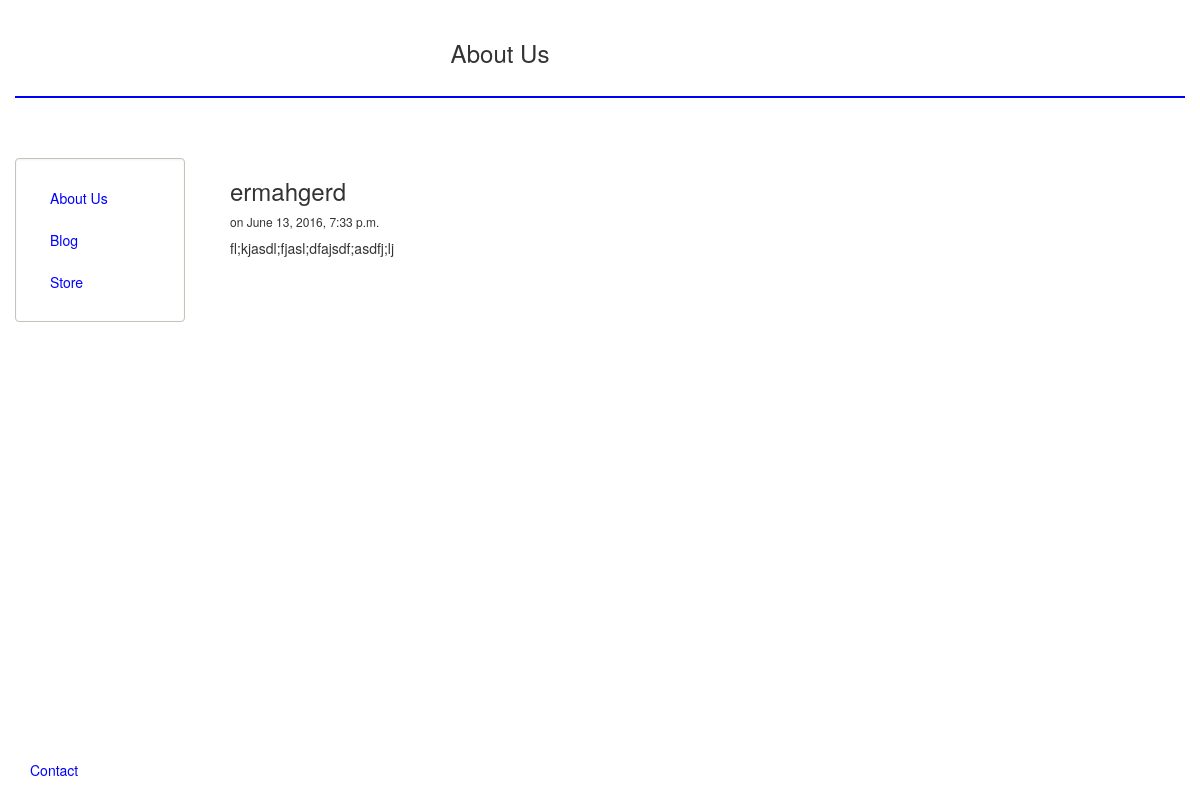
Page /blog/2 on the committed database.
### blog/models.py (models this page shows, shortened)
class Post(models.Model):
    title = models.CharField(max_length=140)
    body = models.TextField()
    date = models.DateTimeField()

### blog/templates/blog/post.html
{% extends "about/header.html" %}
{% block content %}
	<h3>
		{{ post.title }}
	</h3>
	<h6>
		on {{ post.date }}
	</h6>
	{{ post.body|safe|linebreaks }}
{% endblock %}

### about/static/about/css/styles.css (style rules this page uses)
html, body { height: 100%; }

### rows in the picture
Post: title "ermahgerd", date "June 13, 2016, 7:33 p.m.", body "fl;kjasdl;fjasl;dfajsdf;asdfj;lj"
